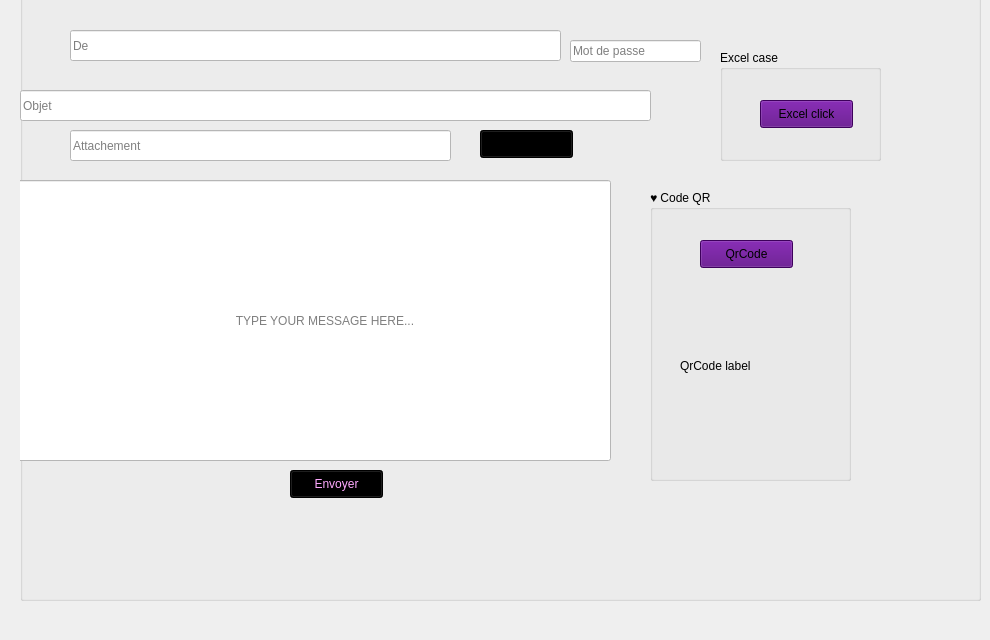
   <widget class="QWidget" name="tab_11">
    <attribute name="icon">
     <iconset>
      <normaloff>C:/Users/LENOVO/Downloads/chat-bulle.png</normaloff>C:/Users/LENOVO/Downloads/chat-bulle.png</iconset>
    </attribute>
    <attribute name="title">
     <string>Chat</string>
    </attribute>
    <widget class="QGroupBox" name="groupBox_21">
     <property name="geometry">
      <rect>
       <x>20</x>
       <y>-30</y>
       <width>961</width>
       <height>631</height>
      </rect>
     </property>
     <property name="title">
      <string/>
     </property>
     <widget class="QPushButton" name="sendBtn">
      <property name="geometry">
       <rect>
        <x>270</x>
        <y>500</y>
        <width>93</width>
        <height>28</height>
       </rect>
      </property>
      <property name="styleSheet">
       <string notr="true">color: rgb(255, 170, 255);
background-color: rgb(0, 0, 0);</string>
      </property>
      <property name="text">
       <string>Envoyer</string>
      </property>
     </widget>
     <widget class="QLineEdit" name="rcpt">
      <property name="geometry">
       <rect>
        <x>50</x>
        <y>60</y>
        <width>491</width>
        <height>31</height>
       </rect>
      </property>
      <property name="styleSheet">
       <string notr="true">background-color: rgb(255, 255, 255);</string>
      </property>
      <property name="placeholderText">
       <string>De</string>
      </property>
     </widget>
     <widget class="QLineEdit" name="subject">
      <property name="geometry">
       <rect>
        <x>0</x>
        <y>120</y>
        <width>631</width>
        <height>31</height>
       </rect>
      </property>
      <property name="styleSheet">
       <string notr="true">background-color: rgb(255, 255, 255);</string>
      </property>
      <property name="placeholderText">
       <string>Objet</string>
      </property>
     </widget>
     <widget class="QLineEdit" name="file">
      <property name="geometry">
       <rect>
        <x>50</x>
        <y>160</y>
        <width>381</width>
        <height>31</height>
       </rect>
      </property>
      <property name="styleSheet">
       <string notr="true">background-color: rgb(255, 255, 255);</string>
      </property>
      <property name="placeholderText">
       <string>Attachement</string>
      </property>
     </widget>
     <widget class="QLineEdit" name="msg">
      <property name="geometry">
       <rect>
        <x>-10</x>
        <y>210</y>
        <width>601</width>
        <height>281</height>
       </rect>
      </property>
      <property name="styleSheet">
       <string notr="true">background-color: rgb(255, 255, 255);</string>
      </property>
      <property name="placeholderText">
       <string>                                                                   TYPE YOUR MESSAGE HERE...</string>
      </property>
     </widget>
     <widget class="QLineEdit" name="mail_pass">
      <property name="geometry">
       <rect>
        <x>550</x>
        <y>70</y>
        <width>131</width>
        <height>22</height>
       </rect>
      </property>
      <property name="styleSheet">
       <string notr="true">background-color: rgb(255, 255, 255);</string>
      </property>
      <property name="placeholderText">
       <string>Mot de passe </string>
      </property>
     </widget>
     <widget class="QPushButton" name="browseBtn">
      <property name="geometry">
       <rect>
        <x>460</x>
        <y>160</y>
        <width>93</width>
        <height>28</height>
       </rect>
      </property>
      <property name="styleSheet">
       <string notr="true">background-color: rgb(0, 0, 0);</string>
      </property>
      <property name="text">
       <string>Parcourir </string>
      </property>
     </widget>
     <widget class="QGroupBox" name="groupBox_22">
      <property name="geometry">
       <rect>
        <x>630</x>
        <y>220</y>
        <width>201</width>
        <height>291</height>
       </rect>
      </property>
      <property name="title">
       <string>♥ Code QR</string>
      </property>
      <widget class="QLabel" name="label_qrcode">
       <property name="geometry">
        <rect>
         <x>30</x>
         <y>90</y>
         <width>151</width>
         <height>171</height>
        </rect>
       </property>
       <property name="text">
        <string>QrCode label</string>
       </property>
      </widget>
      <widget class="QPushButton" name="pb_code">
       <property name="geometry">
        <rect>
         <x>50</x>
         <y>50</y>
         <width>93</width>
         <height>28</height>
        </rect>
       </property>
       <property name="styleSheet">
        <string notr="true">background-color: rgb(85, 0, 127);</string>
       </property>
       <property name="text">
        <string>QrCode</string>
       </property>
      </widget>
     </widget>
     <widget class="QGroupBox" name="groupBox_23">
      <property name="geometry">
       <rect>
        <x>700</x>
        <y>80</y>
        <width>161</width>
        <height>111</height>
       </rect>
      </property>
      <property name="title">
       <string>Excel case</string>
      </property>
      <widget class="QPushButton" name="pb_excel">
       <property name="geometry">
        <rect>
         <x>40</x>
         <y>50</y>
         <width>93</width>
         <height>28</height>
        </rect>
       </property>
       <property name="styleSheet">
        <string notr="true">background-color: rgb(85, 0, 127);</string>
       </property>
       <property name="text">
        <string>Excel click</string>
       </property>
      </widget>
     </widget>
    </widget>
   </widget>
